Frame 1 (no input): blank canvas, image omitted
Frame 60 (no input): blank canvas, image omitted
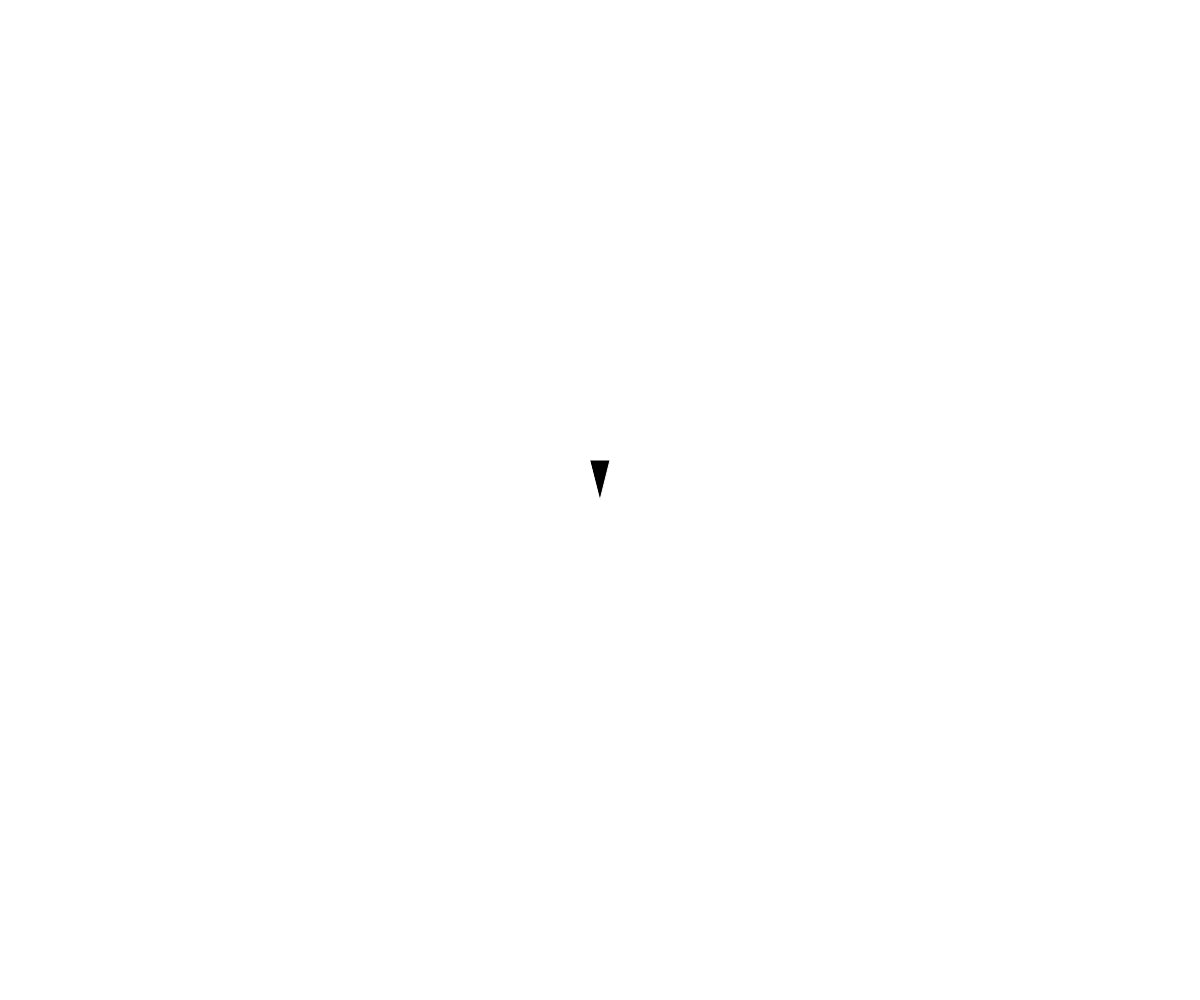
Frame 120 (the mouse pressed at the canvas centre since frame 60)

The p5.js sketch whose frames 1 and 60 were blank and that drew this single picture after the mouse press (run headless with seeded random() and noise() and a simulated clock; from frame 60 on, the mouse is pressed at the canvas centre):

// p5.js sketch
// ── sketch.js
var tri = [];//this array holds all the Triangle info
var s = 20;//s standsfor size of triangle


function setup() {
  createCanvas(windowWidth, windowHeight);
}

function draw() {
  //background(230);
  for (var i = 0; i < tri.length; i++) { // keeps track of all the triangles being created
    tri[i].display();
  }

  if (mouseIsPressed) { 
    var t = new Tri(mouseX, mouseY);//if mouse is  pressed draw a  triangle there
    tri.push(t); //push function saves the current drawing style settings and transformations
  }
}


function Tri(x, y) { //this is  where  we  define the shape of our  triangle
  this.x = x; //xlocation
  this.y = y;//y  location
  this.s = s;//size
  this.col = (0);//color
  
  this.display = function() { //displays it
    stroke(255);//white stroke
    fill(this.col);//color fill
     for (var j=0; j<100;j++){
    triangle(this.x, this.y, this.x + this.s/2, this.y - this.s*2, this.x - this.s/2, this.y - this.s*2);//this is  the math to  draw the same triangle
       
  }
          
  }
}
